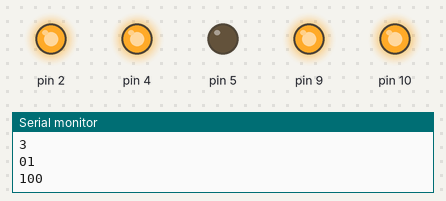
The sketch below on a simulated Arduino Uno, built with avr-gcc and run on an emulated ATmega328P. Parts: output pins drawn as LEDs (lit = HIGH), the last lines printed to the serial monitor.

Above: at 1.7 s.
At 4.0 s:
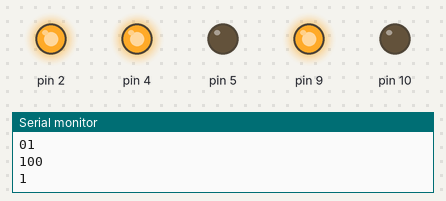
At 5.5 s:
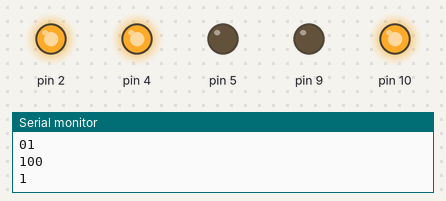
Timing chart, 0 to 6.9 s (numbered marks = the images above):
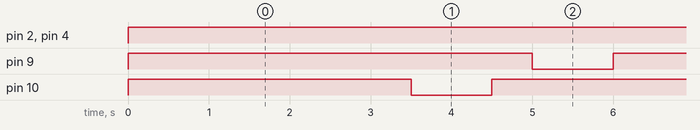

The sketch:

versionTest.ino
```cpp
#include ".\ActionOrders.h"

/*电机组初始化*/
motor groupA;
motor groupB;


void setup()
{
    Serial.begin(9600);
    groupA.port[0] = Rin1;
    groupA.port[1] = Rin2;
    groupB.port[0] = Lin1;
    groupB.port[1] = Lin2;
    /*使能引脚初始化*/
    groupA.EN = EnableA;
    groupB.EN = EnableB;
    for(int i=0;i<2;i++){
        pinMode(groupA.port[i],OUTPUT);}
    for(int i=0;i<2;i++){
        pinMode(groupB.port[i],OUTPUT);}
    pinMode(groupA.EN,OUTPUT);
    pinMode(groupB.EN,OUTPUT);
    Serial.println("Initialized");
}
void loop()
{
   GoStraight(groupA,groupB);
   Serial.println("order1 has been written");
    for(int T=3;T>=1;T--){
        Serial.print(groupA.com[0]);
        Serial.println(groupA.com[1]);
        Serial.println(groupA.power);
        Mrun(groupA);Mrun(groupB);
        delay(1000);
        Serial.println(T);}
    TurnLeft(groupA,groupB);
    for(int T=1;T>=1;T--){
        Mrun(groupA);Mrun(groupB);
        delay(1000);}
    TurnRight(groupA,groupB);
    for(int T=1;T>=1;T--){
        Mrun(groupA);Mrun(groupB);
        delay(1000);}
}
```

ActionOrders.h
```cpp
#include".\MotorControl.h"

void TurnLeft(motor &a,motor &b)
{
    Mcom(a,FORWARD,50);
    Mcom(b,FORWARD,100);
}
void TurnRight(motor &a,motor &b)
{
    Mcom(a,FORWARD,100);
    Mcom(b,FORWARD,50);
}
void GoStraight(motor &a,motor &b)
{
    Mcom(a,FORWARD,100);
    Mcom(b,FORWARD,100);
}
void GoBackward(motor &a,motor &b)
{
    Mcom(a,BACKWARD,100);
    Mcom(b,BACKWARD,100);
}
```

MotorControl.h
```cpp
#include"setting.h"


/*命令函数*/
void Mcom(motor &target,const int com[2],int power)
{
    target.com[0] = com[0];
    target.com[1] = com[1];
    target.comWr();
    target.power = power;
}

/*执行函数*/
void Mrun(motor target)
{
    digitalWrite(target.EN,HIGH);
    if (target.power != 100)
    {
        delay(10 * target.power);
        digitalWrite(target.EN,LOW);
    }
}
```

setting.h
```cpp
#ifndef SETTING_H_
#define SETTING_H_
#endif

const int Rin1    = 5;//D5
const int Rin2    = 4;//D6
const int Lin1    = 0;//D7
const int Lin2    = 2;//D8
const int EnableA = 10;//D9
const int EnableB = 9;//D10M
class motor
{
    public:
        int port[2];
        int com[2];
        int power = 100;
        int EN;
        void comWr(void)
        {
            digitalWrite(port[0],com[0]);
            digitalWrite(port[1],com[1]);
        }
};

const int FORWARD[] ={0,1};
const int BACKWARD[]={1,0};
const int STOP[]    ={0,0};
```

Measured:
- by itself, pin 2, pin 4: LOW → HIGH at 0.00 s
- by itself, pin 9: alternates HIGH for 5.0 s and LOW for 1.0 s
- by itself, pin 10: repeats every 6.0 s: LOW 1.0 s, HIGH 5.0 s
